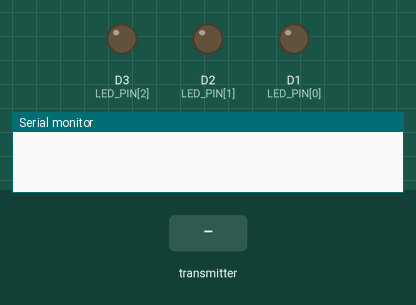
A sketch run on a simulated ESP8266 (NodeMCU). Shown: output pins drawn as LEDs (lit = HIGH), the last lines printed to the serial monitor. Inputs (shaded band) come from the test bench.

Above: at 1.2 s.
1.3 s: the transmitter starts sending ledState = 1
4.3 s: the transmitter starts sending ledState = 0
At 5.5 s:
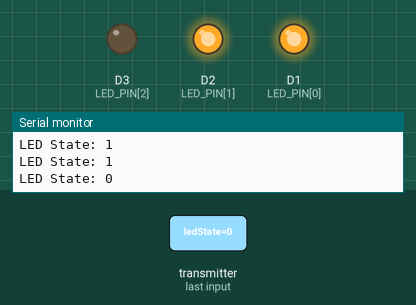
5.8 s: the transmitter starts sending ledState = 1
At 6.4 s:
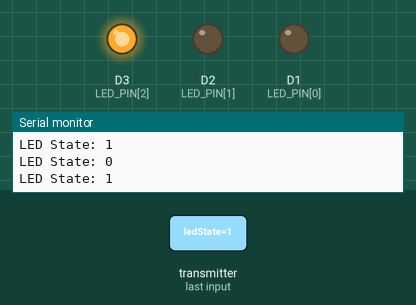
8.8 s: the transmitter starts sending ledState = 0
At 10.2 s:
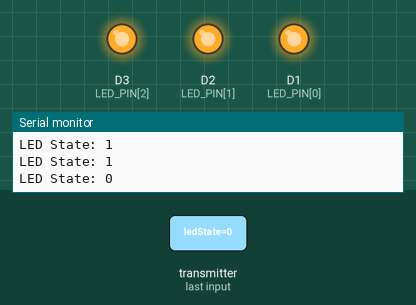
Timing chart, 0 to 11.3 s (numbered marks = the images above; inputs shaded):
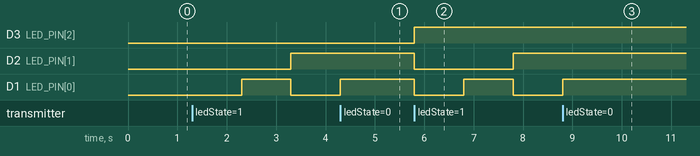

Measured:
- after the input at 1.3 s, D2 (LED_PIN[1]): LOW → HIGH after 2.0 s; D1 (LED_PIN[0]): LOW → HIGH after 1.0 s, → LOW 1.0 s later
- after the input at 4.3 s, D3 (LED_PIN[2]): stays LOW (without the input it goes to HIGH after 1.0 s); D2 (LED_PIN[1]): stays HIGH (without the input it goes to LOW after 1.0 s); D1 (LED_PIN[0]): goes on until 4.3 s, then stays HIGH
- after the input at 5.8 s, D3 (LED_PIN[2]): LOW → HIGH at once; D2 (LED_PIN[1]): HIGH → LOW at once, → HIGH 2.0 s later; D1 (LED_PIN[0]): HIGH → LOW at once, → HIGH 1.0 s later, → LOW 1.0 s later
- after the input at 8.8 s, D3 (LED_PIN[2]), D2 (LED_PIN[1]): stays HIGH (without the input it goes to LOW after 1.0 s); D1 (LED_PIN[0]): goes on until 8.8 s, then stays HIGH

The sketch:

Old_Slave.ino
```cpp
#include <ESP8266WiFi.h>
#include <espnow.h>

// #define LED_PIN D1  // GPIO5
const uint8_t LED_PIN[3] = {D1, D2, D3};

// Structure to receive data
typedef struct struct_message {
  int8_t ledState;
} struct_message;

struct_message incomingData;

void bitwisePattern() {
  static int8_t mode = 0;

  // for(int8_t i = 0; i < 3; i++)
  //   digitalWrite(LED_PIN[i], LOW);

  digitalWrite(LED_PIN[0], mode & 1);
  digitalWrite(LED_PIN[1], mode & 2);
  digitalWrite(LED_PIN[2], mode & 4);

  mode = (mode + 1) & 7;

  delay(1000);
}

void oneByOne() {
  static int8_t mode = 0;

  for(int8_t i = 0; i < 3; i++)
    digitalWrite(LED_PIN[i], LOW);

  digitalWrite(LED_PIN[mode], HIGH);

  mode = (mode + 1) % 3;

  delay(700);
}

void twoAtOnce() {
  static int8_t mode = 0;

  for(int8_t i = 0; i < 3; i++)
    digitalWrite(LED_PIN[i], HIGH);

  digitalWrite(LED_PIN[mode], LOW);

  mode = (mode + 1) % 3;

  delay(700);
}

// Callback when data is received
void OnDataRecv(uint8_t * mac, uint8_t *incomingDataBytes, uint8_t len) {
  memcpy(&incomingData, incomingDataBytes, sizeof(incomingData));

  Serial.print("LED State: ");
  Serial.println(incomingData.ledState);

  switch (incomingData.ledState) {
    case 1:
      bitwisePattern();
      break;

    case 2:
      oneByOne();

    case 4:
      twoAtOnce();
  }
}

void setup() {
  Serial.begin(115200);

  for (int8_t i = 0; i < 3; i++) {
    pinMode(LED_PIN[i], OUTPUT);
    digitalWrite(LED_PIN[i], LOW);
  }

  WiFi.mode(WIFI_STA); // Required for ESP-NOW

  if (esp_now_init() != 0) {
    Serial.println("ESP-NOW Init Failed");
    return;
  }

  esp_now_set_self_role(ESP_NOW_ROLE_SLAVE);
  esp_now_register_recv_cb(OnDataRecv);
}

void loop() {

}
```
